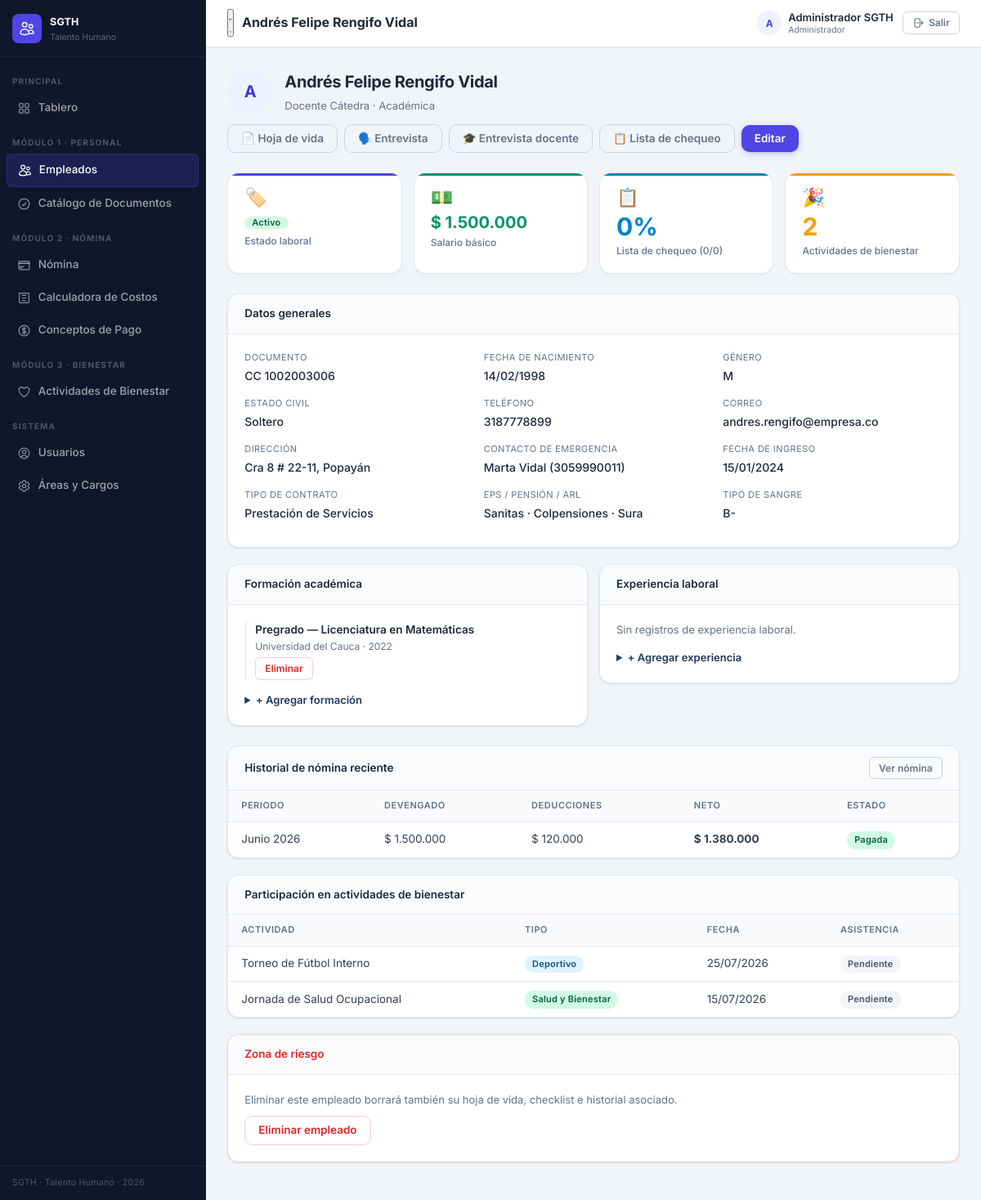
The app's page /public/empleados/6 (signed in) with its own data.
### tables this page shows
CREATE TABLE empleados (
  id                          INT AUTO_INCREMENT PRIMARY KEY,
  tipo_documento              ENUM('CC','CE','TI','PA') NOT NULL DEFAULT 'CC',
  numero_documento            VARCHAR(30) NOT NULL UNIQUE,
  nombres                     VARCHAR(100) NOT NULL,
  apellidos                   VARCHAR(100) NOT NULL,
  fecha_nacimiento            DATE NULL,
  genero                      ENUM('M','F','Otro') NULL,
  estado_civil                VARCHAR(30) NULL,
  direccion                   VARCHAR(200) NULL,
  telefono                    VARCHAR(30) NULL,
  email                       VARCHAR(120) NULL,
  cargo_id                    INT NULL,
  area_id                     INT NULL,
  fecha_ingreso               DATE NOT NULL,
  tipo_contrato               ENUM('termino_fijo','termino_indefinido','obra_labor','prestacion_servicios') NOT NULL DEFAULT 'termino_fijo',
  salario_base                DECIMAL(12,2) NOT NULL DEFAULT 0,
  eps                         VARCHAR(100) NULL,
  fondo_pension               VARCHAR(100) NULL,
  arl                         VARCHAR(100) NULL,
  tipo_sangre                 VARCHAR(5) NULL,
  contacto_emergencia_nombre  VARCHAR(120) NULL,
  contacto_emergencia_telefono VARCHAR(30) NULL,
  estado                      ENUM('activo','inactivo','retirado') NOT NULL DEFAULT 'activo',
  fecha_retiro                DATE NULL,
  foto_path                   VARCHAR(255) NULL,
  created_at                  TIMESTAMP DEFAULT CURRENT_TIMESTAMP,
  updated_at                  TIMESTAMP DEFAULT CURRENT_TIMESTAMP ON UPDATE CURRENT_TIMESTAMP,
  FOREIGN KEY (cargo_id) REFERENCES cargos(id) ON DELETE SET NULL,
  FOREIGN KEY (area_id) REFERENCES areas(id) ON DELETE SET NULL
);

CREATE TABLE cargos (
  id                      INT AUTO_INCREMENT PRIMARY KEY,
  nombre                  VARCHAR(120) NOT NULL,
  area_id                 INT NULL,
  salario_base_sugerido   DECIMAL(12,2) NULL,
  created_at              TIMESTAMP DEFAULT CURRENT_TIMESTAMP,
  FOREIGN KEY (area_id) REFERENCES areas(id) ON DELETE SET NULL
);

CREATE TABLE areas (
  id            INT AUTO_INCREMENT PRIMARY KEY,
  nombre        VARCHAR(120) NOT NULL,
  descripcion   VARCHAR(255) NULL,
  created_at    TIMESTAMP DEFAULT CURRENT_TIMESTAMP
);

CREATE TABLE empleado_educacion (
  id                INT AUTO_INCREMENT PRIMARY KEY,
  empleado_id       INT NOT NULL,
  nivel_educativo   ENUM('bachillerato','tecnico','tecnologo','pregrado','especializacion','maestria','doctorado') NOT NULL,
  institucion       VARCHAR(150) NOT NULL,
  titulo_obtenido   VARCHAR(150) NULL,
  anio_graduacion   YEAR NULL,
  created_at        TIMESTAMP DEFAULT CURRENT_TIMESTAMP,
  FOREIGN KEY (empleado_id) REFERENCES empleados(id) ON DELETE CASCADE
);

CREATE TABLE nomina_detalle (
  id                  INT AUTO_INCREMENT PRIMARY KEY,
  nomina_id           INT NOT NULL,
  empleado_id         INT NOT NULL,
  dias_trabajados     INT NOT NULL DEFAULT 30,
  salario_base        DECIMAL(12,2) NOT NULL DEFAULT 0,
  total_devengado     DECIMAL(12,2) NOT NULL DEFAULT 0,
  total_deducciones   DECIMAL(12,2) NOT NULL DEFAULT 0,
  neto_pagar          DECIMAL(12,2) NOT NULL DEFAULT 0,
  UNIQUE KEY uq_nomina_empleado (nomina_id, empleado_id),
  FOREIGN KEY (nomina_id) REFERENCES nominas(id) ON DELETE CASCADE,
  FOREIGN KEY (empleado_id) REFERENCES empleados(id) ON DELETE CASCADE
);

CREATE TABLE nominas (
  id                  INT AUTO_INCREMENT PRIMARY KEY,
  periodo             VARCHAR(7) NOT NULL UNIQUE COMMENT 'Formato YYYY-MM',
  fecha_generacion    TIMESTAMP DEFAULT CURRENT_TIMESTAMP,
  fecha_pago          DATE NULL,
  estado              ENUM('borrador','pagada','anulada') NOT NULL DEFAULT 'borrador',
  generado_por        INT NULL,
  total_devengado     DECIMAL(14,2) NOT NULL DEFAULT 0,
  total_deducciones   DECIMAL(14,2) NOT NULL DEFAULT 0,
  total_neto          DECIMAL(14,2) NOT NULL DEFAULT 0
);

CREATE TABLE bienestar_inscripciones (
  id                  INT AUTO_INCREMENT PRIMARY KEY,
  actividad_id        INT NOT NULL,
  empleado_id         INT NOT NULL,
  fecha_inscripcion   TIMESTAMP DEFAULT CURRENT_TIMESTAMP,
  asistio             TINYINT(1) NOT NULL DEFAULT 0,
  UNIQUE KEY uq_actividad_empleado (actividad_id, empleado_id),
  FOREIGN KEY (actividad_id) REFERENCES actividades_bienestar(id) ON DELETE CASCADE,
  FOREIGN KEY (empleado_id) REFERENCES empleados(id) ON DELETE CASCADE
);

CREATE TABLE actividades_bienestar (
  id            INT AUTO_INCREMENT PRIMARY KEY,
  nombre        VARCHAR(150) NOT NULL,
  descripcion   TEXT NULL,
  tipo          ENUM('capacitacion','recreacion','salud','integracion','deportivo') NOT NULL DEFAULT 'integracion',
  fecha_inicio  DATE NOT NULL,
  fecha_fin     DATE NULL,
  hora_inicio   TIME NULL,
  lugar         VARCHAR(150) NULL,
  responsable   VARCHAR(120) NULL,
  cupo_maximo   INT NULL,
  estado        ENUM('programada','en_curso','finalizada','cancelada') NOT NULL DEFAULT 'programada',
  created_at    TIMESTAMP DEFAULT CURRENT_TIMESTAMP
);

### app/views/empleados/ver.php (the view, shortened to what the rows shown need)
<div class="page-header">
  <div style="display:flex;align-items:center;gap:14px">
    <div class="avatar-circle"><?= mb_strtoupper(mb_substr($empleado['nombres'],0,1)) ?></div>
    <div>
      <div class="page-title"><?= View::e($empleado['nombres'].' '.$empleado['apellidos']) ?></div>
      <div class="page-subtitle"><?= View::e($empleado['cargo'] ?? 'Sin cargo asignado') ?> · <?= View::e($empleado['area'] ?? 'Sin área') ?></div>
    </div>
  </div>
  <div class="page-actions">
    <a href="<?= APP_URL ?>/empleados/<?= $empleado['id'] ?>/hojavida" class="btn btn-outline" target="_blank">📄 Hoja de vida</a>
    <a href="<?= APP_URL ?>/empleados/<?= $empleado['id'] ?>/entrevista" class="btn btn-outline">🗣️ Entrevista</a>
    <a href="<?= APP_URL ?>/empleados/<?= $empleado['id'] ?>/entrevista-docente" class="btn btn-outline">🎓 Entrevista docente</a>
    <a href="<?= APP_URL ?>/empleados/<?= $empleado['id'] ?>/checklist" class="btn btn-outline">📋 Lista de chequeo</a>
    <?php if (Auth::puedeGestionar()): ?>
    <a href="<?= APP_URL ?>/empleados/<?= $empleado['id'] ?>/editar" class="btn btn-primary">Editar</a>
    <?php endif; ?>
  </div>
</div>
<div class="stats-grid">
  <div class="stat-card stat-personal">
    <span class="stat-icon">🏷️</span>
    <div class="stat-num" style="font-size:16px"><span class="badge <?= View::estadoEmpleadoBadge($empleado['estado']) ?>"><?= View::estadoEmpleadoLabel($empleado['estado']) ?></span></div>
    <div class="stat-label">Estado laboral</div>
  </div>
  <div class="stat-card stat-nomina">
    <span class="stat-icon">💵</span>
    <div class="stat-num" style="font-size:20px"><?= View::money($empleado['salario_base']) ?></div>
    <div class="stat-label">Salario básico</div>
  </div>
  <div class="stat-card stat-checklist">
    <span class="stat-icon">📋</span>
    <div class="stat-num"><?= (float)($checklist['pct_completitud'] ?? 0) ?>%</div>
    <div class="stat-label">Lista de chequeo (<?= (int)($checklist['entregados'] ?? 0) ?>/<?= (int)($checklist['total_documentos'] ?? 0) ?>)</div>
  </div>
  <div class="stat-card stat-bienestar">
    <span class="stat-icon">🎉</span>
    <div class="stat-num"><?= count($actividades) ?></div>
    <div class="stat-label">Actividades de bienestar</div>
  </div>
</div>
<div class="card">
  <div class="card-header"><div class="card-title">Datos generales</div></div>
  <div class="dato-grid">
    <div class="dato-item"><div class="dato-label">Documento</div><div class="dato-valor"><?= View::e($empleado['tipo_documento'].' '.$empleado['numero_documento']) ?></div></div>
    <div class="dato-item"><div class="dato-label">Fecha de nacimiento</div><div class="dato-valor"><?= View::fecha($empleado['fecha_nacimiento']) ?></div></div>
    <div class="dato-item"><div class="dato-label">Género</div><div class="dato-valor"><?= View::e($empleado['genero'] ?: '—') ?></div></div>
    <div class="dato-item"><div class="dato-label">Estado civil</div><div class="dato-valor"><?= View::e($empleado['estado_civil'] ?: '—') ?></div></div>
    <div class="dato-item"><div class="dato-label">Teléfono</div><div class="dato-valor"><?= View::e($empleado['telefono'] ?: '—') ?></div></div>
    <div class="dato-item"><div class="dato-label">Correo</div><div class="dato-valor"><?= View::e($empleado['email'] ?: '—') ?></div></div>
    <div class="dato-item"><div class="dato-label">Dirección</div><div class="dato-valor"><?= View::e($empleado['direccion'] ?: '—') ?></div></div>
    <div class="dato-item"><div class="dato-label">Contacto de emergencia</div><div class="dato-valor"><?= View::e($empleado['contacto_emergencia_nombre'] ?: '—') ?> <?= $empleado['contacto_emergencia_telefono'] ? '('.View::e($empleado['contacto_emergencia_telefono']).')' : '' ?></div></div>
    <div class="dato-item"><div class="dato-label">Fecha de ingreso</div><div class="dato-valor"><?= View::fecha($empleado['fecha_ingreso']) ?></div></div>
    <div class="dato-item"><div class="dato-label">Tipo de contrato</div><div class="dato-valor"><?= View::tipoContratoLabel($empleado['tipo_contrato']) ?></div></div>
    <div class="dato-item"><div class="dato-label">EPS / Pensión / ARL</div><div class="dato-valor"><?= View::e($empleado['eps'] ?: '—') ?> · <?= View::e($empleado['fondo_pension'] ?: '—') ?> · <?= View::e($empleado['arl'] ?: '—') ?></div></div>
    <div class="dato-item"><div class="dato-label">Tipo de sangre</div><div class="dato-valor"><?= View::e($empleado['tipo_sangre'] ?: '—') ?></div></div>
  </div>
</div>
<div class="form-row" style="align-items:start">
  <div class="card">
    <div class="card-header"><div class="card-title">Formación académica</div></div>
    <?php if ($educacion): foreach ($educacion as $ed): ?>
      <div class="hoja-entry">
        <div class="hoja-entry-title"><?= View::nivelEducativoLabel($ed['nivel_educativo']) ?> — <?= View::e($ed['titulo_obtenido'] ?: '') ?></div>
        <div class="hoja-entry-sub"><?= View::e($ed['institucion']) ?><?= $ed['anio_graduacion'] ? ' · '.$ed['anio_graduacion'] : '' ?></div>
        <?php if (Auth::puedeGestionar()): ?>
        <form method="POST" action="<?= APP_URL ?>/empleados/<?= $empleado['id'] ?>/educacion/<?= $ed['id'] ?>/eliminar" style="display:inline" onsubmit="return confirm('¿Eliminar este registro?')">
          <button type="submit" class="btn btn-sm btn-outline" style="margin-top:4px;color:var(--danger);border-color:#fecaca">Eliminar</button>
        </form>
        <?php endif; ?>
      </div>
    <?php endforeach; else: ?>
      <p class="text-muted">Sin registros de formación académica.</p>
    <?php endif; ?>
    <?php if (Auth::puedeGestionar()): ?>
    <details style="margin-top:14px">
      <summary style="cursor:pointer;color:var(--primary);font-weight:600;font-size:13px">+ Agregar formación</summary>
    </details>
    <?php endif; ?>
  </div>
  <div class="card">
    <div class="card-header"><div class="card-title">Experiencia laboral</div></div>
    <?php if ($experiencia): foreach ($experiencia as $ex): ?>
      <div class="hoja-entry">
        <div class="hoja-entry-title"><?= View::e($ex['cargo']) ?> — <?= View::e($ex['empresa']) ?></div>
        <div class="hoja-entry-sub"><?= View::fecha($ex['fecha_inicio']) ?> – <?= $ex['fecha_fin'] ? View::fecha($ex['fecha_fin']) : 'Actual' ?></div>
        <?php if ($ex['funciones']): ?><div style="font-size:12.5px;color:var(--txt2);margin-top:3px"><?= View::e($ex['funciones']) ?></div><?php endif; ?>
        <?php if (Auth::puedeGestionar()): ?>
        <form method="POST" action="<?= APP_URL ?>/empleados/<?= $empleado['id'] ?>/experiencia/<?= $ex['id'] ?>/eliminar" style="display:inline" onsubmit="return confirm('¿Eliminar este registro?')">
          <button type="submit" class="btn btn-sm btn-outline" style="margin-top:4px;color:var(--danger);border-color:#fecaca">Eliminar</button>
        </form>
        <?php endif; ?>
      </div>
    <?php endforeach; else: ?>
      <p class="text-muted">Sin registros de experiencia laboral.</p>
    <?php endif; ?>
    <?php if (Auth::puedeGestionar()): ?>
    <details style="margin-top:14px">
      <summary style="cursor:pointer;color:var(--primary);font-weight:600;font-size:13px">+ Agregar experiencia</summary>
    </details>
    <?php endif; ?>
  </div>
</div>
<div class="card">
  <div class="card-header"><div class="card-title">Historial de nómina reciente</div>
    <a href="<?= APP_URL ?>/nomina" class="btn btn-outline btn-sm">Ver nómina</a>
  </div>
  <table>
    <thead><tr><th>Periodo</th><th>Devengado</th><th>Deducciones</th><th>Neto</th><th>Estado</th></tr></thead>
    <tbody>
      <?php foreach ($historialNomina as $h): ?>
      <tr>
        <td><?= View::periodoLabel($h['periodo']) ?></td>
        <td><?= View::money($h['total_devengado']) ?></td>
        <td><?= View::money($h['total_deducciones']) ?></td>
        <td><strong><?= View::money($h['neto_pagar']) ?></strong></td>
        <td><span class="badge <?= View::estadoNominaBadge($h['estado_nomina']) ?>"><?= View::estadoNominaLabel($h['estado_nomina']) ?></span></td>
      </tr>
      <?php endforeach; ?>
    </tbody>
  </table>
</div>
<div class="card">
  <div class="card-header"><div class="card-title">Participación en actividades de bienestar</div></div>
  <table>
    <thead><tr><th>Actividad</th><th>Tipo</th><th>Fecha</th><th>Asistencia</th></tr></thead>
    <tbody>
      <?php foreach ($actividades as $a): ?>
      <tr>
        <td><?= View::e($a['nombre']) ?></td>
        <td><span class="badge badge-tipo-<?= $a['tipo'] ?>"><?= View::tipoActividadLabel($a['tipo']) ?></span></td>
        <td><?= View::fecha($a['fecha_inicio']) ?></td>
        <td><?= $a['asistio'] ? '<span class="badge badge-aprobado">Asistió</span>' : '<span class="badge badge-borrador">Pendiente</span>' ?></td>
      </tr>
      <?php endforeach; ?>
    </tbody>
  </table>
</div>
<?php if (Auth::esAdmin()): ?>
<div class="card" style="border-color:#fecaca">
  <div class="card-header"><div class="card-title" style="color:var(--danger)">Zona de riesgo</div></div>
  <p class="text-muted" style="margin-bottom:10px">Eliminar este empleado borrará también su hoja de vida, checklist e historial asociado.</p>
  <form method="POST" action="<?= APP_URL ?>/empleados/<?= $empleado['id'] ?>/eliminar" onsubmit="return confirm('Esta acción no se puede deshacer. ¿Eliminar definitivamente a este empleado?')">
    <button type="submit" class="btn btn-outline" style="color:var(--danger);border-color:#fecaca">Eliminar empleado</button>
  </form>
</div>
<?php endif; ?>

### app/helpers/Router.php (shortened to what the rows shown need)
<?php
class Router {
    private array $routes = [];
    public function dispatch(string $url): void {
        $url = trim($url, '/');
        foreach ($this->routes as $pattern => [$ctrl, $met]) {
            if (preg_match($pattern, $url, $m)) {
                array_shift($m);
                $this->run($ctrl, $met, array_values($m));
                return;
            }
        }
    }
    private function run(string $ctrl, string $met, array $params): void {
        $obj = new $ctrl();
        call_user_func_array([$obj, $met], $params);
    }
}

### records on screen
empleados: nombres "A", nombres+apellidos "Andrés Felipe Rengifo Vidal", cargo.nombre "Docente Cátedra", area.nombre "Académica", estado "Activo", salario_base "$ 1.500.000", tipo_documento+numero_documento "CC 1002003006", fecha_nacimiento "14/02/1998", genero "M", estado_civil "Soltero", telefono "3187778899", email "andres.rengifo@empresa.co", direccion "Cra 8 # 22-11, Popayán", contacto_emergencia_nombre "Marta Vidal", contacto_emergencia_telefono "3059990011", fecha_ingreso "15/01/2024", tipo_contrato "Prestación de Servicios", eps "Sanitas", fondo_pension "Colpensiones", arl "Sura", tipo_sangre "B-"
empleado_educacion: nivel_educativo "Pregrado", titulo_obtenido "Licenciatura en Matemáticas", institucion "Universidad del Cauca", anio_graduacion "2022"
nomina_detalle: nomina.periodo "Junio 2026", total_devengado "$ 1.500.000", total_deducciones "$ 120.000", neto_pagar "$ 1.380.000", nomina.estado "Pagada"
bienestar_inscripciones: actividad.nombre "Torneo de Fútbol Interno", actividad.tipo "Deportivo", actividad.fecha_inicio "25/07/2026", asistio "Pendiente"
bienestar_inscripciones: actividad.nombre "Jornada de Salud Ocupacional", actividad.tipo "Salud y Bienestar", actividad.fecha_inicio "15/07/2026", asistio "Pendiente"

### other values on screen
$checklist['pct_completitud'] "0"
$checklist['entregados'] "0"
$checklist['total_documentos'] "0"
count($actividades) "2"
